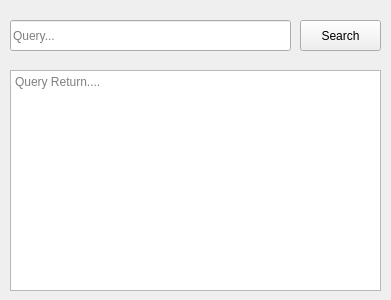
<?xml version="1.0" encoding="UTF-8"?>
<ui version="4.0">
 <class>Form</class>
 <widget class="QWidget" name="Form">
  <property name="geometry">
   <rect>
    <x>0</x>
    <y>0</y>
    <width>391</width>
    <height>300</height>
   </rect>
  </property>
  <property name="windowTitle">
   <string>Paper-Search</string>
  </property>
  <widget class="QLineEdit" name="queryLineEdit">
   <property name="geometry">
    <rect>
     <x>10</x>
     <y>20</y>
     <width>281</width>
     <height>31</height>
    </rect>
   </property>
   <property name="placeholderText">
    <string>Query...</string>
   </property>
  </widget>
  <widget class="QPushButton" name="searchPushButton">
   <property name="geometry">
    <rect>
     <x>300</x>
     <y>20</y>
     <width>81</width>
     <height>31</height>
    </rect>
   </property>
   <property name="text">
    <string>Search</string>
   </property>
  </widget>
  <widget class="QTextBrowser" name="returnTextBrowser">
   <property name="geometry">
    <rect>
     <x>10</x>
     <y>70</y>
     <width>371</width>
     <height>221</height>
    </rect>
   </property>
   <property name="placeholderText">
    <string>Query Return....</string>
   </property>
  </widget>
 </widget>
 <resources/>
 <connections/>
</ui>
